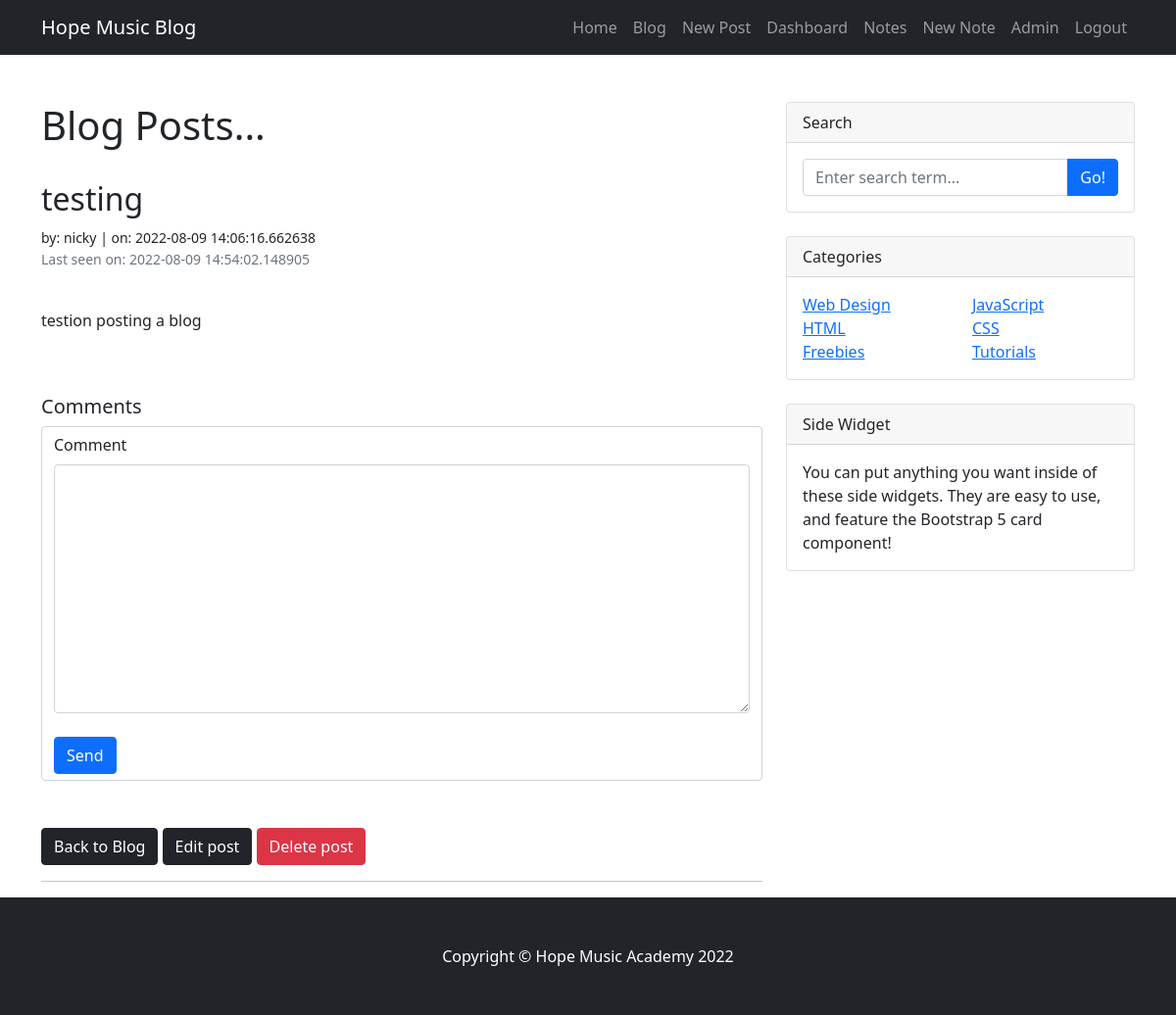
Before: /posts/1 (signed in) with the older database file.
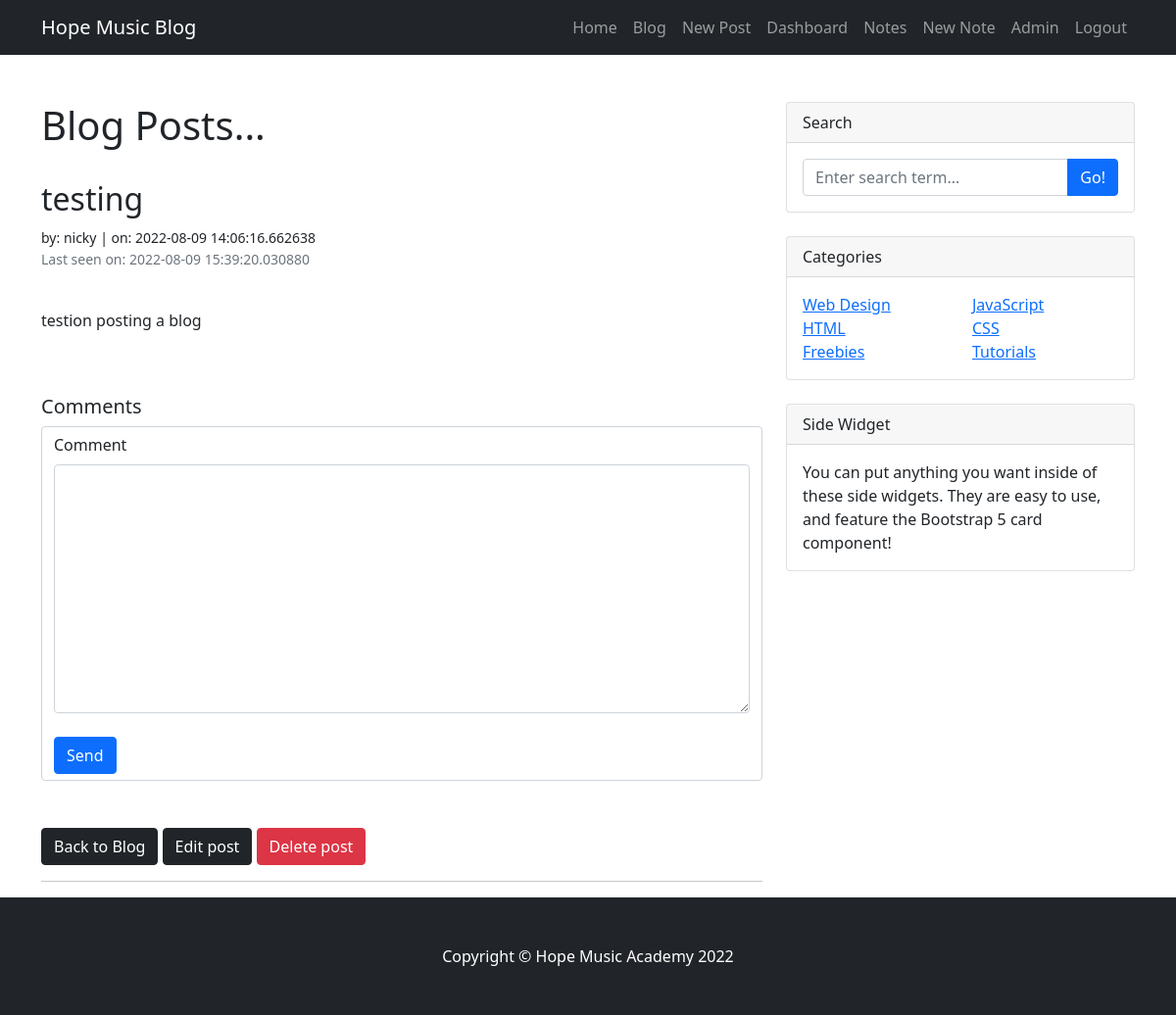
After: the same page with the newer database file.
### app.py (models this page shows, shortened)
class Posts(db.Model):
    id = db.Column(db.Integer, primary_key=True)
    title = db.Column(db.String(255))
    content = db.Column(db.Text)
    date_posted = db.Column(db.DateTime, default=datetime.utcnow)
    slug = db.Column(db.Text)
    blogger_id = db.Column(db.Integer, db.ForeignKey('users.id'))
    comments = db.relationship('Comments', backref="posts", lazy=True)

class Users(db.Model, UserMixin):
    id = db.Column(db.Integer, primary_key=True)
    username = db.Column(db.String(255), unique=True, nullable=False)
    first_name = db.Column(db.String(50), nullable=False)
    last_name = db.Column(db.String(50), nullable=False)
    email = db.Column(db.String(100), unique=True, nullable=False)
    favorite_color = db.Column(db.String(120))
    about_author = db.Column(db.Text(), nullable=True)
    data_added = db.Column(db.DateTime, default=datetime.utcnow)
    profile_pic = db.Column(db.String(), nullable=True)
    last_seen = db.Column(db.DateTime, default=datetime.utcnow)
    posts = db.relationship("Posts", backref="blogger")
    comments = db.relationship('Comments', backref="user", passive_deletes=True)
    password_hash = db.Column(db.String(128))
    @property
    def password(self):
        raise AttributeError('Password is not readable attribute')

### app.py (the view)
@app.route('/posts/<int:id>')
@login_required
def post(id):
    form = CommentForm()
    post = Posts.query.get_or_404(id)
    return render_template('post.html', post=post, form=form)

### app.py
class CommentForm(FlaskForm):
    comment = CKEditorField("Comment", validators=[DataRequired()])
    submit = SubmitField('Send')

### app.py (called while the page is built)
@app.before_request
def before_request():
    if current_user.is_authenticated:
        current_user.last_seen = datetime.utcnow()
        db.session.commit()

@login_manager.user_loader  # load users when login
def load_user(user_id):
    return Users.query.get(int(user_id))

### templates/post.html (shortened to what this page needs)
{% extends "base.html" %}
{% block content %}
    <h1>Blog Posts...</h1>
    <br/>
        <h2>{{ post.title }}<br/></h2>
        <small>by: {{ post.blogger.first_name }} | on: {{ post.date_posted }}</small><br/>
        <small class="text-muted">
            {% if post.blogger.last_seen %}<p>Last seen on: {{ post.blogger.last_seen }}</p>{% endif %}
        </small><br/>
        {{ post.content|safe }}<br/><br/>
        <div class="row">
            <h5>Comments</h5>
        </div>
        <form action="/add_comment/{{ post.id }}" method="POST" class="form-control">
                {{ form.comment.label(class="form-label") }}
                {{ form.comment(class="form-control", rows= "10") }}
                <br />
                {{ form.submit(class="btn btn-primary") }}
        </form>
    <br/><br/>
        <a href="{{ url_for('posts') }}" class="btn btn-dark">Back to Blog</a>
    {% if post.blogger_id == current_user.id %}
        <a href="{{ url_for('edit_post', id=post.id) }}" class="btn btn-dark">Edit post</a>
        <a href="{{ url_for('delete_post', id=post.id) }}" class="btn btn-danger">Delete post</a>
        <hr>
    {% endif %}
{% endblock content %}

### templates/base.html (shortened to what this page needs)
<!DOCTYPE html>
<html lang="en">
<head>
    <link rel="stylesheet" href={{ url_for("static", filename="css/styles.css") }}/>
</head>
        {% include "navbar.html" %}
<body>
    <main>
        <div class="container mt-5">
            <div class="row">
                <div class="col-lg-8">
                    {% block content %}{% endblock content %}
                </div>
                <div class="col-lg-4">
                    {% include "sidebar.html" %}
                </div>
            </div>
    </main>
     <footer class="py-5 bg-dark">
         <div class="container"><p class="m-0 text-center text-white">Copyright &copy; Hope Music Academy 2022</p></div>
     </footer>
</body>
</html>

### templates/navbar.html (shortened to what this page needs)
<nav class="navbar navbar-expand-lg navbar-dark bg-dark">
    <div class="container">
        <a class="navbar-brand" href="{{ url_for('home') }}">Hope Music Blog</a>
        <div class="collapse navbar-collapse" id="navbarSupportedContent">
            <ul class="navbar-nav ms-auto mb-2 mb-lg-0">
                <li class="nav-item"><a class="nav-link" href="{{ url_for('home') }}">Home</a></li>
                {% if current_user.is_authenticated %}
                    <li class="nav-item"><a class="nav-link" href="{{ url_for('posts') }}">Blog</a></li>
                    <li class="nav-item"><a class="nav-link" href="{{ url_for('add_post') }}">New Post</a></li>
                    <li class="nav-item"><a class="nav-link" href="{{ url_for('dashboard') }}">Dashboard</a></li>
                    <li class="nav-item"><a class="nav-link" href="{{ url_for('notes') }}">Notes</a></li>
                    <li class="nav-item"><a class="nav-link" href="{{ url_for('add_note') }}">New Note</a></li>
                    {% if current_user.id == 1 %}
                        <li class="nav-item"><a class="nav-link" href="{{ url_for('admin') }}">Admin</a></li>
                    {% endif %}
                    <li class="nav-item"><a class="nav-link" href="{{ url_for('logout') }}">Logout</a>
                {% endif %}
            </ul>
        </div>
    </div>
</nav>

### templates/sidebar.html
    <div class="card mb-4">
        <div class="card-header">Search</div>
        <div class="card-body">
            <form method="POST" action="#" class="input-group">
                <input class="form-control"
                       type="search"
                       name="search"
                       placeholder="Enter search term..."
                       aria-label="Enter search term..."
                       aria-describedby="button-search" />
                <button class="btn btn-primary" id="button-search" type="button">Go!</button>
            </form>
        </div>
    </div>
    <div class="card mb-4">
        <div class="card-header">Categories</div>
        <div class="card-body">
            <div class="row">
                <div class="col-sm-6">
                    <ul class="list-unstyled mb-0">
                        <li><a href="#!">Web Design</a></li>
                        <li><a href="#!">HTML</a></li>
                        <li><a href="#!">Freebies</a></li>
                    </ul>
                </div>
                <div class="col-sm-6">
                    <ul class="list-unstyled mb-0">
                        <li><a href="#!">JavaScript</a></li>
                        <li><a href="#!">CSS</a></li>
                        <li><a href="#!">Tutorials</a></li>
                    </ul>
                </div>
            </div>
        </div>
    </div>
    <div class="card mb-4">
        <div class="card-header">Side Widget</div>
        <div class="card-body">You can put anything you want inside of these side widgets. They are easy to use, and feature the Bootstrap 5 card component!</div>
    </div>
</div>

Changed rows visible on the page:
changed Users "nicky": blogger.last_seen "2022-08-09 14:54:02.148905" → "2022-08-09 15:39:20.030880"
